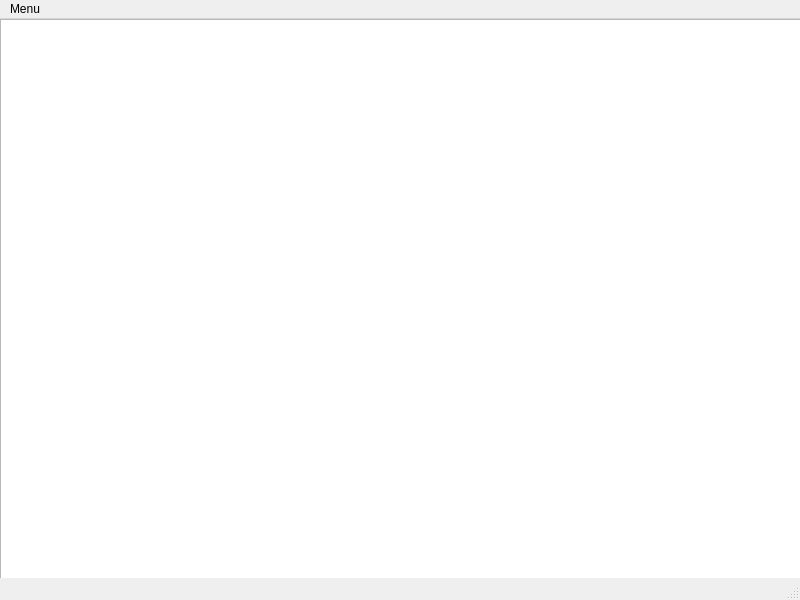
<?xml version="1.0" encoding="UTF-8"?>
<ui version="4.0">
 <class>MainWindow</class>
 <widget class="QMainWindow" name="MainWindow">
  <property name="geometry">
   <rect>
    <x>0</x>
    <y>0</y>
    <width>800</width>
    <height>600</height>
   </rect>
  </property>
  <property name="windowTitle">
   <string>MainWindow</string>
  </property>
  <widget class="QWidget" name="centralwidget">
   <widget class="QTextEdit" name="textEdit">
    <property name="geometry">
     <rect>
      <x>0</x>
      <y>0</y>
      <width>801</width>
      <height>581</height>
     </rect>
    </property>
   </widget>
  </widget>
  <widget class="QMenuBar" name="menubar">
   <property name="geometry">
    <rect>
     <x>0</x>
     <y>0</y>
     <width>800</width>
     <height>21</height>
    </rect>
   </property>
   <widget class="QMenu" name="menuNotepad">
    <property name="title">
     <string>Menu</string>
    </property>
    <addaction name="actionOpen"/>
    <addaction name="actionSave"/>
    <addaction name="actionExit"/>
   </widget>
   <addaction name="menuNotepad"/>
  </widget>
  <widget class="QStatusBar" name="statusbar"/>
  <action name="actionOpen">
   <property name="text">
    <string>Open</string>
   </property>
  </action>
  <action name="actionSave">
   <property name="text">
    <string>Save</string>
   </property>
  </action>
  <action name="actionExit">
   <property name="text">
    <string>Exit</string>
   </property>
  </action>
 </widget>
 <resources/>
 <connections/>
</ui>
